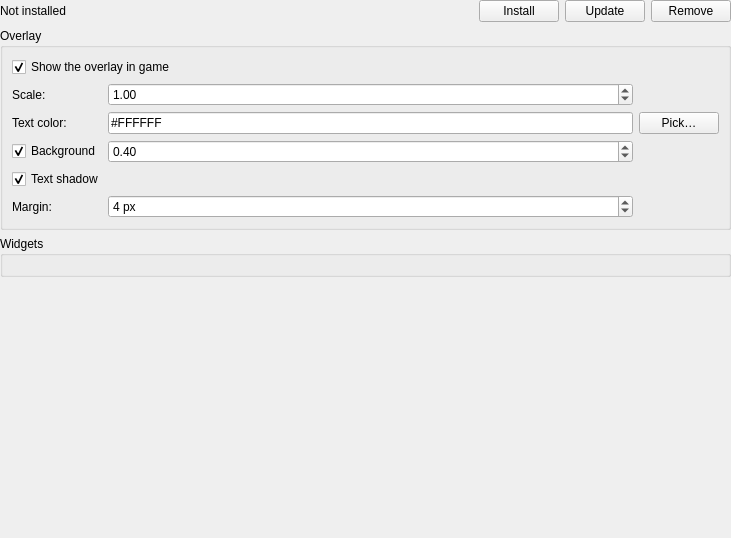
<?xml version="1.0" encoding="UTF-8"?>
<ui version="4.0">
 <class>PhiHudPage</class>
 <widget class="QWidget" name="PhiHudPage">
  <property name="geometry">
   <rect>
    <x>0</x>
    <y>0</y>
    <width>731</width>
    <height>538</height>
   </rect>
  </property>
  <layout class="QVBoxLayout" name="verticalLayout">
   <property name="leftMargin">
    <number>0</number>
   </property>
   <property name="topMargin">
    <number>0</number>
   </property>
   <property name="rightMargin">
    <number>0</number>
   </property>
   <property name="bottomMargin">
    <number>0</number>
   </property>
   <item>
    <layout class="QHBoxLayout" name="statusLayout">
     <item>
      <widget class="QLabel" name="statusLabel">
       <property name="text">
        <string>Not installed</string>
       </property>
       <property name="wordWrap">
        <bool>true</bool>
       </property>
      </widget>
     </item>
     <item>
      <spacer name="statusSpacer">
       <property name="orientation">
        <enum>Qt::Horizontal</enum>
       </property>
       <property name="sizeHint" stdset="0">
        <size>
         <width>40</width>
         <height>20</height>
        </size>
       </property>
      </spacer>
     </item>
     <item>
      <widget class="QPushButton" name="installButton">
       <property name="text">
        <string>Install</string>
       </property>
      </widget>
     </item>
     <item>
      <widget class="QPushButton" name="updateButton">
       <property name="text">
        <string>Update</string>
       </property>
      </widget>
     </item>
     <item>
      <widget class="QPushButton" name="removeButton">
       <property name="text">
        <string>Remove</string>
       </property>
      </widget>
     </item>
    </layout>
   </item>
   <item>
    <widget class="QScrollArea" name="scrollArea">
     <property name="frameShape">
      <enum>QFrame::NoFrame</enum>
     </property>
     <property name="widgetResizable">
      <bool>true</bool>
     </property>
     <widget class="QWidget" name="scrollContents">
      <layout class="QVBoxLayout" name="scrollLayout">
       <property name="leftMargin">
        <number>0</number>
       </property>
       <property name="topMargin">
        <number>0</number>
       </property>
       <property name="rightMargin">
        <number>0</number>
       </property>
       <property name="bottomMargin">
        <number>0</number>
       </property>
       <item>
        <widget class="QGroupBox" name="overlayGroup">
         <property name="title">
          <string>Overlay</string>
         </property>
         <layout class="QGridLayout" name="overlayLayout">
          <item row="0" column="0" colspan="3">
           <widget class="QCheckBox" name="enabledBox">
            <property name="text">
             <string>Show the overlay in game</string>
            </property>
            <property name="checked">
             <bool>true</bool>
            </property>
           </widget>
          </item>
          <item row="1" column="0">
           <widget class="QLabel" name="scaleLabel">
            <property name="text">
             <string>Scale:</string>
            </property>
           </widget>
          </item>
          <item row="1" column="1">
           <widget class="QDoubleSpinBox" name="scaleSpin">
            <property name="decimals">
             <number>2</number>
            </property>
            <property name="minimum">
             <double>0.500000000000000</double>
            </property>
            <property name="maximum">
             <double>3.000000000000000</double>
            </property>
            <property name="singleStep">
             <double>0.250000000000000</double>
            </property>
            <property name="value">
             <double>1.000000000000000</double>
            </property>
           </widget>
          </item>
          <item row="2" column="0">
           <widget class="QLabel" name="colorLabel">
            <property name="text">
             <string>Text color:</string>
            </property>
           </widget>
          </item>
          <item row="2" column="1">
           <widget class="QLineEdit" name="colorEdit">
            <property name="text">
             <string notr="true">#FFFFFF</string>
            </property>
            <property name="maxLength">
             <number>7</number>
            </property>
           </widget>
          </item>
          <item row="2" column="2">
           <widget class="QPushButton" name="colorButton">
            <property name="text">
             <string>Pick…</string>
            </property>
           </widget>
          </item>
          <item row="3" column="0">
           <widget class="QCheckBox" name="backgroundBox">
            <property name="text">
             <string>Background</string>
            </property>
            <property name="checked">
             <bool>true</bool>
            </property>
           </widget>
          </item>
          <item row="3" column="1">
           <widget class="QDoubleSpinBox" name="opacitySpin">
            <property name="toolTip">
             <string>Background opacity</string>
            </property>
            <property name="decimals">
             <number>2</number>
            </property>
            <property name="maximum">
             <double>1.000000000000000</double>
            </property>
            <property name="singleStep">
             <double>0.100000000000000</double>
            </property>
            <property name="value">
             <double>0.400000000000000</double>
            </property>
           </widget>
          </item>
          <item row="4" column="0" colspan="3">
           <widget class="QCheckBox" name="shadowBox">
            <property name="text">
             <string>Text shadow</string>
            </property>
            <property name="checked">
             <bool>true</bool>
            </property>
           </widget>
          </item>
          <item row="5" column="0">
           <widget class="QLabel" name="marginLabel">
            <property name="text">
             <string>Margin:</string>
            </property>
           </widget>
          </item>
          <item row="5" column="1">
           <widget class="QSpinBox" name="marginSpin">
            <property name="suffix">
             <string> px</string>
            </property>
            <property name="maximum">
             <number>64</number>
            </property>
            <property name="value">
             <number>4</number>
            </property>
           </widget>
          </item>
         </layout>
        </widget>
       </item>
       <item>
        <widget class="QGroupBox" name="widgetsGroup">
         <property name="title">
          <string>Widgets</string>
         </property>
         <layout class="QGridLayout" name="widgetsLayout"/>
        </widget>
       </item>
       <item>
        <spacer name="bottomSpacer">
         <property name="orientation">
          <enum>Qt::Vertical</enum>
         </property>
         <property name="sizeHint" stdset="0">
          <size>
           <width>20</width>
           <height>0</height>
          </size>
         </property>
        </spacer>
       </item>
      </layout>
     </widget>
    </widget>
   </item>
  </layout>
 </widget>
 <resources/>
 <connections/>
</ui>
